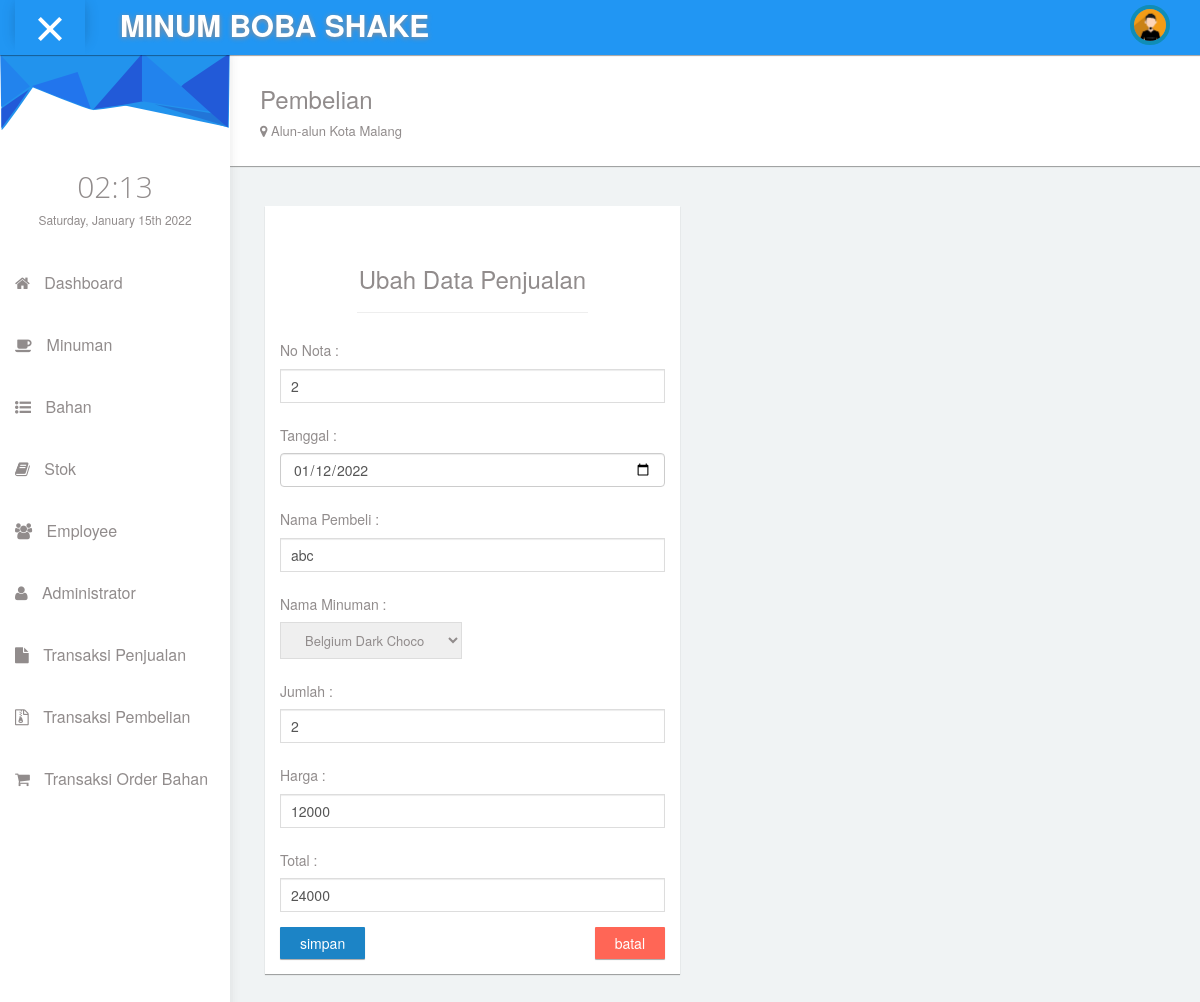
Screenshot of /adm_ub_jual.php?no_nota=2 with the database file from the repository.
### tables this page shows
CREATE TABLE `jual` (
  `id_user` varchar(20) NOT NULL,
  `no_nota` int(11) NOT NULL,
  `tgl` date NOT NULL,
  `nama_pembeli` varchar(50) NOT NULL,
  `kode_minuman` varchar(10) NOT NULL,
  `jumlah` int(11) NOT NULL,
  `harga` int(11) NOT NULL,
  `total` int(10) NOT NULL
);

### adm_ub_jual.php (the view, shortened to what this page needs)
<!DOCTYPE html>
<html lang="en">
<head>
    <link rel="stylesheet" type="text/css" href="asset/css/bootstrap.min.css">
      <link rel="stylesheet" type="text/css" href="asset/css/plugins/font-awesome.min.css"/>
      <link rel="stylesheet" type="text/css" href="asset/css/plugins/simple-line-icons.css"/>
      <link rel="stylesheet" type="text/css" href="asset/css/plugins/animate.min.css"/>
      <link rel="stylesheet" type="text/css" href="asset/css/plugins/fullcalendar.min.css"/>
  <link href="asset/css/style.css" rel="stylesheet">
  </head>
 <body id="mimin" class="dashboard">
        <nav class="navbar navbar-default header navbar-fixed-top">
          <div class="col-md-12 nav-wrapper">
            <div class="navbar-header" style="width:100%;">
              <div class="opener-left-menu is-open">
                <span class="bottom"></span>
              </div>
                <a href="index.html" class="navbar-brand">
                 <b>MINUM BOBA SHAKE</b>
                </a>
              <ul class="nav navbar-nav navbar-right user-nav">
                <li class="user-name"><span><?php echo $_SESSION['nama_user'];?></span></li>
                  <li class="dropdown avatar-dropdown">
                   <img src="asset/img/avatar.jpg" class="img-circle avatar" alt="user name" data-toggle="dropdown" aria-haspopup="true" aria-expanded="true"/>
                </li>
                <li ><a href="#"></a></li>
              </ul>
            </div>
          </div>
        </nav>
      <div class="container-fluid mimin-wrapper">
             <div id="left-menu">
              <div class="sub-left-menu scroll">
                <ul class="nav nav-list">
                    <li><div class="left-bg"></div></li>
                    <li class="time">
                      <h1 class="animated fadeInLeft">21:00</h1>
                      <p class="animated fadeInRight">Sat,October 1st 2029</p>
                    </li>
                    <li><a href="adm_dash.php" class="tree-toggle nav-header"><span class="fa-home fa"></span> Dashboard</a></li>
                     <li><a href="adm_minum.php"><span class="fa-coffee fa"></span> Minuman</a></li>
                    <li><a href="adm_bahan.php"><span class="fa-list-ul fa"></span> Bahan</a></li>
                    <li><a href="adm_stok.php"><span class="fa-book fa"></span> Stok</a></li>
                    <li><a href="adm_user.php"><span class="fa-users fa"></span> Employee</a></li>
                    <li><a href="adm_adm.php"><span class="fa-user fa"></span> Administrator</a></li>
                    <li><a href="adm_jual.php"><span class="fa-file fa"></span> Transaksi Penjualan</a></li>
                    <li><a href="adm_beli.php"><span class="fa-file-archive-o fa"></span> Transaksi Pembelian</a></li>
                    <li><a href="adm_orderan.php"><span class="fa-shopping-cart fa"></span> Transaksi Order Bahan</a></li>
                  </ul>
                </div>
            </div>
            <div id="content">
                <div class="panel">
                  <div class="panel-body">
                      <div class="col-md-6 col-sm-12">
                        <h3 class="animated fadeInLeft">Pembelian</h3>
                        <p class="animated fadeInDown"><span class="fa  fa-map-marker"></span> Alun-alun Kota Malang</p>
                    </div>
                  </div>
                </div>
                <div class="col-md-6" style="padding:20px;">
                    <div class="col-md-12 padding-0">
                        <div class="col-md-12 padding-0">
                            <div class="col-md-12 padding-0">
                                <div class="col-md-12">
                                    <div class="panel box-v1">
                                      <div class="panel-body">
                                        <h3 align="center">Ubah Data Penjualan</h3>
                                        <hr/>
                                        <?php
                                          include "koneksi.php";
                                          $no_nota = $_GET['no_nota'];
                                          $data = mysqli_query($konek, "SELECT * from jual where no_nota='$no_nota'");
                                          $d = mysqli_fetch_array($data);
                                        ?>
                                        <form method="POST" id="form1" name="form1" action="adm_up_jual.php">
                                          <div class="form-group row">
                                              <div class="col-sm-12 mb-3 mb-sm-0">
                                                  <h5>No Nota :</h5>
                                                  <input type="text" class="form-control" name="no_nota" value="<?php echo $d['no_nota'];?>" placeholder="No Nota">
                                              </div>
                                          </div>
                                          <div class="form-group row">
                                              <div class="col-sm-12 mb-3 mb-sm-0">
                                                  <h5>Tanggal :</h5>
                                                  <input type="date" class="form-control" name ="tgl" value = "<?php echo $d['tgl'];?>" placeholder="Tanggal">
                                              </div>
                                          </div>
                                          <div class="form-group row">
                                              <div class="col-sm-12 mb-3 mb-sm-0">
                                                  <h5>Nama Pembeli :</h5>
                                                  <input type="text" class="form-control" name ="nama_pembeli" value = "<?php echo $d['nama_pembeli'];?>" placeholder="Nama Pembeli">
                                              </div>
                                          </div>
                                          <div class="form-group row">
                                              <div class="col-sm-12 mb-3 mb-sm-0">
                                                  <h5>Nama Minuman :</h5>
                                                  <select name="kode_minuman">
                                                    <option value="BDC">Belgium Dark Choco</option>
                                                  </select>
                                              </div>
                                          </div>
                                          <div class="form-group row">
                                              <div class="col-sm-12 mb-3 mb-sm-0">
                                                  <h5>Jumlah : </h5>
                                                  <input type="text" class="form-control" name ="jumlah" value = "<?php echo $d['jumlah'];?>" onfocus="startCalculate()" onblur="stopCalc()" placeholder="Jumlah">
                                              </div>
                                          </div>
                                          <div class="form-group row">
                                              <div class="col-sm-12 mb-3 mb-sm-0">
                                                  <h5>Harga : </h5>
                                                  <input type="text" class="form-control" name ="harga" value = "<?php echo $d['harga'];?>" onfocus="startCalculate()" onblur="stopCalc()" placeholder="Rp">
                                              </div>
                                          </div>
                                          <div class="form-group row">
                                              <div class="col-sm-12 mb-3 mb-sm-0">
                                                  <h5>Total : </h5>
                                                  <input type="text" class="form-control" name ="total" value = "<?php echo $d['total'];?>" onfocus="startCalculate()" onblur="stopCalc()" placeholder="Rp">
                                              </div>
                                          </div>
                                         <input class="btn btn-md btn-primary left" type="submit" value="simpan">
                                      </form>
                                      <a href="adm_jual.php"><button class="btn btn-md btn-danger right" type="cancel">batal</button></a>
                                      </div>
                                    </div>
                                </div>
                            </div>
                        </div>
                    </div>
              </div>
      </div>
  </body>
</html>

### rows the page displays
jual: no_nota "2", tgl "01/12/2022", nama_pembeli "abc", jumlah "2", harga "12000", total "24000"
